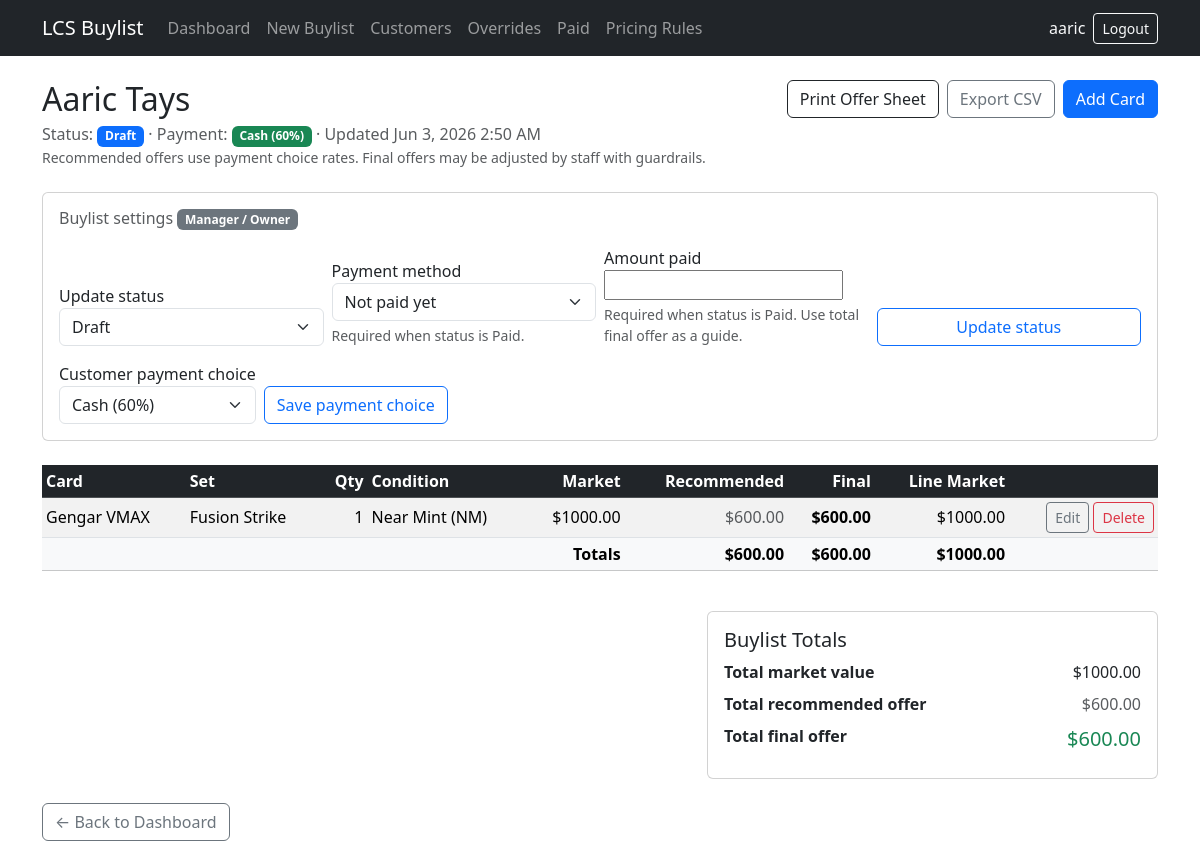
Before: /buylists/2/ (signed in) with the older database file.
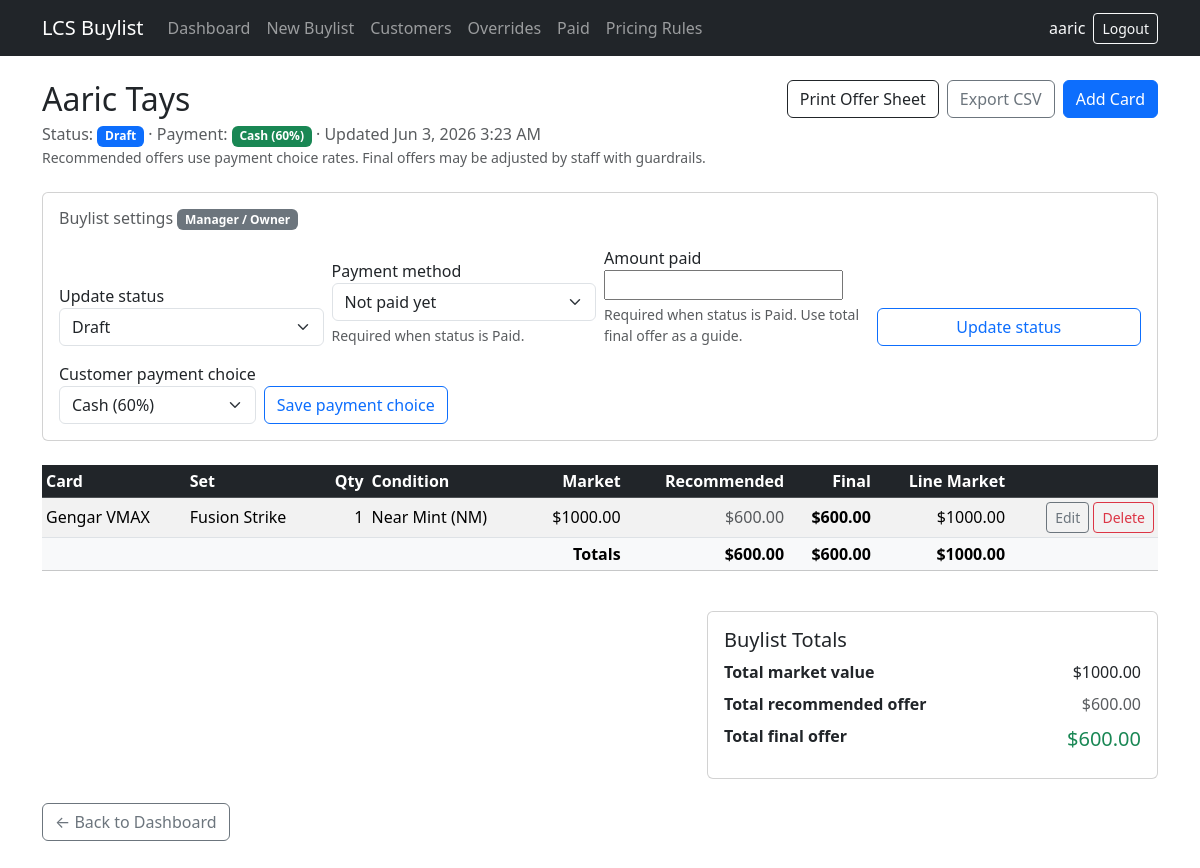
After: the same page with the newer database file.
### buylists/models.py (models this page shows, shortened)
class Buylist(models.Model):
    STATUS_DRAFT = 'draft'
    STATUS_WAITING = 'waiting'
    STATUS_ACCEPTED = 'accepted'
    STATUS_REJECTED = 'rejected'
    STATUS_PAID = 'paid'
    STATUS_CHOICES = [
        (STATUS_DRAFT, 'Draft'),
        (STATUS_WAITING, 'Waiting'),
        (STATUS_ACCEPTED, 'Accepted'),
        (STATUS_REJECTED, 'Rejected'),
        (STATUS_PAID, 'Paid'),
    ]
    PAYMENT_CASH = 'cash'
    PAYMENT_TRADE = 'trade'
    PAYMENT_CHOICES = [
        ('', 'Not selected'),
        (PAYMENT_CASH, 'Cash (60%)'),
        (PAYMENT_TRADE, 'Trade credit (70%)'),
    ]
    customer = models.ForeignKey(
        Customer,
        on_delete=models.CASCADE,
        related_name='buylists',
    )
    status = models.CharField(
        max_length=20,
        choices=STATUS_CHOICES,
        default=STATUS_DRAFT,
    )
    payment_choice = models.CharField(
        max_length=10,
        choices=PAYMENT_CHOICES,
        blank=True,
        default='',
    )
    PAYMENT_METHOD_CASH = 'cash'
    PAYMENT_METHOD_STORE_CREDIT = 'store_credit'
    PAYMENT_METHOD_TRADE = 'trade'
    PAYMENT_METHOD_MIXED = 'mixed'
    PAYMENT_METHOD_CHOICES = [
        ('', 'Not paid yet'),
        (PAYMENT_METHOD_CASH, 'Cash'),
        (PAYMENT_METHOD_STORE_CREDIT, 'Store credit'),
        (PAYMENT_METHOD_TRADE, 'Trade'),
        (PAYMENT_METHOD_MIXED, 'Mixed'),
    ]
    payment_method = models.CharField(
        max_length=20,
        choices=PAYMENT_METHOD_CHOICES,
        blank=True,
        default='',
    )
    amount_paid = models.DecimalField(
        max_digits=10,
        decimal_places=2,
        null=True,
        blank=True,
    )
    paid_at = models.DateTimeField(null=True, blank=True)
    paid_by = models.ForeignKey(
        settings.AUTH_USER_MODEL,
        on_delete=models.SET_NULL,
        null=True,
        blank=True,
        related_name='buylists_paid',
    )
    created_at = models.DateTimeField(auto_now_add=True)
    updated_at = models.DateTimeField(auto_now=True)
    class Meta:
        ordering = ['-updated_at']
    @property
    def total_market_value(self):
        return round_money(sum(item.line_market_value for item in self.items.all()))
    @property
    def total_recommended_offer_value(self):
        return round_money(
            sum(item.recommended_offer_price for item in self.items.all())
        )
    @property
    def total_final_offer_value(self):
        return round_money(sum(item.final_offer_price for item in self.items.all()))
    @property
    def override_item_count(self):
        return self.items.filter(override_at__isnull=False).count()
    @property
    def is_paid(self):
        return self.status == self.STATUS_PAID

class Customer(models.Model):
    name = models.CharField(max_length=200)
    phone = models.CharField(max_length=50, blank=True)
    email = models.EmailField(blank=True)
    notes = models.TextField(blank=True)
    class Meta:
        ordering = ['name']

class BuylistItem(models.Model):
    CONDITION_NM = 'NM'
    CONDITION_LP = 'LP'
    CONDITION_MP = 'MP'
    CONDITION_HP = 'HP'
    CONDITION_DMG = 'DMG'
    CONDITION_CHOICES = [
        (CONDITION_NM, 'Near Mint (NM)'),
        (CONDITION_LP, 'Lightly Played (LP)'),
        (CONDITION_MP, 'Moderately Played (MP)'),
        (CONDITION_HP, 'Heavily Played (HP)'),
        (CONDITION_DMG, 'Damaged (DMG)'),
    ]
    CONDITION_DEFAULTS = {
        CONDITION_NM: Decimal('1.00'),
        CONDITION_LP: Decimal('0.90'),
        CONDITION_MP: Decimal('0.75'),
        CONDITION_HP: Decimal('0.60'),
        CONDITION_DMG: Decimal('0.40'),
    }
    CASH_OFFER_PERCENT = Decimal('0.60')
    TRADE_OFFER_PERCENT = Decimal('0.70')
    buylist = models.ForeignKey(
        Buylist,
        on_delete=models.CASCADE,
        related_name='items',
    )
    card_name = models.CharField(max_length=200)
    set_name = models.CharField(max_length=200, blank=True)
    quantity = models.PositiveIntegerField(default=1)
    condition = models.CharField(
        max_length=3,
        choices=CONDITION_CHOICES,
        default=CONDITION_NM,
    )
    market_price = models.DecimalField(max_digits=10, decimal_places=2)
    condition_percent = models.DecimalField(max_digits=4, decimal_places=2)
    cash_offer_price = models.DecimalField(
        max_digits=10,
        decimal_places=2,
        editable=False,
    )
    trade_offer_price = models.DecimalField(
        max_digits=10,
        decimal_places=2,
        editable=False,
    )
    recommended_offer_price = models.DecimalField(
        max_digits=10,
        decimal_places=2,
        editable=False,
    )
    final_offer_price = models.DecimalField(max_digits=10, decimal_places=2)
    override_reason = models.TextField(blank=True)
    override_recommended_price = models.DecimalField(
        max_digits=10,
        decimal_places=2,
        null=True,
        blank=True,
        editable=False,
        help_text='Recommended offer at the time of override.',
    )
    override_final_price = models.DecimalField(
        max_digits=10,
        decimal_places=2,
        null=True,
        blank=True,
        editable=False,
        help_text='Final offer recorded at the time of override.',
    )
    override_by = models.ForeignKey(
        settings.AUTH_USER_MODEL,
        on_delete=models.SET_NULL,
        null=True,
        blank=True,
        related_name='offer_overrides',
    )
    override_at = models.DateTimeField(null=True, blank=True)
    notes = models.TextField(blank=True)
    class Meta:
        ordering = ['card_name']
    @property
    def line_market_value(self):
        return round_money(Decimal(self.quantity) * self.market_price)
    @property
    def is_offer_overridden(self):
        return self.final_offer_price > self.recommended_offer_price
    @property
    def has_override_record(self):
        return self.override_at is not None

### buylists/views.py (the view)
# urls.py: path('buylists/<int:pk>/', views.buylist_detail, name='buylist_detail'),
@employee_required
def buylist_detail(request, pk):
    buylist = get_object_or_404(
        Buylist.objects.select_related('customer', 'paid_by').prefetch_related(
            'items__override_by',
        ),
        pk=pk,
    )
    can_manage_settings = user_is_manager_or_owner(request.user)
    status_form = (
        BuylistStatusForm(instance=buylist, user=request.user)
        if can_manage_settings else None
    )
    payment_form = BuylistPaymentChoiceForm(instance=buylist) if can_manage_settings else None
    return render(request, 'buylists/buylist_detail.html', {
        'buylist': buylist,
        'status_form': status_form,
        'payment_form': payment_form,
        'can_manage_settings': can_manage_settings,
        'override_item_count': buylist.override_item_count,
    })

### buylists/templates/buylists/buylist_detail.html (shortened to what this page needs)
{% extends "buylists/base.html" %}
{% block content %}
<div class="d-flex justify-content-between align-items-start mb-4">
    <div>
        <h1 class="h2 mb-1">{{ buylist.customer.name }}</h1>
        <p class="text-muted mb-0">
            Status:
            <span class="badge bg-primary">{{ buylist.get_status_display }}</span>
            · Payment:
            {% if buylist.payment_choice == 'cash' %}
            <span class="badge bg-success">Cash (60%)</span>
            {% elif buylist.payment_choice == 'trade' %}
            <span class="badge bg-info text-dark">Trade credit (70%)</span>
            {% else %}
            <span class="badge bg-secondary">Not selected</span>
            {% endif %}
            · Updated {{ buylist.updated_at|date:"M j, Y g:i A" }}
        </p>
        <p class="text-muted small mb-0">
            Recommended offers use payment choice rates. Final offers may be adjusted by staff with guardrails.
        </p>
    </div>
    <div class="d-flex gap-2 flex-wrap">
        <a href="{% url 'buylists:buylist_offer_sheet' pk=buylist.pk %}" class="btn btn-outline-dark" target="_blank">Print Offer Sheet</a>
        <a href="{% url 'buylists:buylist_export_csv' pk=buylist.pk %}" class="btn btn-outline-secondary">Export CSV</a>
        <a href="{% url 'buylists:buylistitem_create' buylist_pk=buylist.pk %}" class="btn btn-primary">Add Card</a>
    </div>
</div>
{% if can_manage_settings %}
<div class="card mb-4">
    <div class="card-body">
        <h2 class="h6 text-muted mb-3">Buylist settings <span class="badge bg-secondary">Manager / Owner</span></h2>
        <form method="post" action="{% url 'buylists:buylist_update_status' pk=buylist.pk %}" class="mb-3">
            <div class="row g-2 align-items-end">
                <div class="col-md-3">
                    <label class="form-label mb-0">{{ status_form.status.label }}</label>
                    {{ status_form.status }}
                </div>
                <div class="col-md-3">
                    <label class="form-label mb-0">{{ status_form.payment_method.label }}</label>
                    {{ status_form.payment_method }}
                    {% if status_form.payment_method.help_text %}
                    <div class="form-text">{{ status_form.payment_method.help_text }}</div>
                    {% endif %}
                </div>
                <div class="col-md-3">
                    <label class="form-label mb-0">{{ status_form.amount_paid.label }}</label>
                    {{ status_form.amount_paid }}
                    {% if status_form.amount_paid.help_text %}
                    <div class="form-text">{{ status_form.amount_paid.help_text }}</div>
                    {% endif %}
                </div>
                <div class="col-md-3">
                    <button type="submit" class="btn btn-outline-primary w-100">Update status</button>
                </div>
            </div>
        </form>
        <form method="post" action="{% url 'buylists:buylist_update_payment_choice' pk=buylist.pk %}" class="row g-2 align-items-end">
            <div class="col-auto">
                <label class="form-label mb-0">{{ payment_form.payment_choice.label }}</label>
                {{ payment_form.payment_choice }}
            </div>
            <div class="col-auto">
                <button type="submit" class="btn btn-outline-primary">Save payment choice</button>
            </div>
        </form>
    </div>
</div>
{% else %}
<p class="text-muted small mb-4">Status and payment settings can be changed by a Manager or Owner.</p>
{% endif %}
{% if buylist.items.all %}
<div class="table-responsive mb-4">
    <table class="table table-striped table-hover align-middle table-sm">
        <thead class="table-dark">
            <tr>
                <th>Card</th>
                <th>Set</th>
                <th class="text-end">Qty</th>
                <th>Condition</th>
                <th class="text-end">Market</th>
                <th class="text-end">Recommended</th>
                <th class="text-end">Final</th>
                <th class="text-end">Line Market</th>
                <th></th>
            </tr>
        </thead>
        <tbody>
            {% for item in buylist.items.all %}
            <tr>
                <td>
                    {{ item.card_name }}
                </td>
                <td>{{ item.set_name|default:"—" }}</td>
                <td class="text-end">{{ item.quantity }}</td>
                <td>{{ item.get_condition_display }}</td>
                <td class="text-end">${{ item.market_price }}</td>
                <td class="text-end text-muted">${{ item.recommended_offer_price }}</td>
                <td class="text-end fw-semibold">${{ item.final_offer_price }}</td>
                <td class="text-end">${{ item.line_market_value }}</td>
                <td class="text-end text-nowrap">
                    <a href="{% url 'buylists:buylistitem_edit' buylist_pk=buylist.pk pk=item.pk %}" class="btn btn-sm btn-outline-secondary">Edit</a>
                    <a href="{% url 'buylists:buylistitem_delete' buylist_pk=buylist.pk pk=item.pk %}" class="btn btn-sm btn-outline-danger">Delete</a>
                </td>
            </tr>
            {% endfor %}
        </tbody>
        <tfoot class="table-light fw-semibold">
            <tr>
                <td colspan="5" class="text-end">Totals</td>
                <td class="text-end">${{ buylist.total_recommended_offer_value }}</td>
                <td class="text-end">${{ buylist.total_final_offer_value }}</td>
                <td class="text-end">${{ buylist.total_market_value }}</td>
                <td></td>
            </tr>
        </tfoot>
    </table>
</div>
<div class="row justify-content-end">
    <div class="col-md-5">
        <div class="card">
            <div class="card-body">
                <h2 class="h5 card-title">Buylist Totals</h2>
                <dl class="row mb-0">
                    <dt class="col-7">Total market value</dt>
                    <dd class="col-5 text-end">${{ buylist.total_market_value }}</dd>
                    <dt class="col-7">Total recommended offer</dt>
                    <dd class="col-5 text-end text-muted">${{ buylist.total_recommended_offer_value }}</dd>
                    <dt class="col-7">Total final offer</dt>
                    <dd class="col-5 text-end text-success fs-5">${{ buylist.total_final_offer_value }}</dd>
                </dl>
            </div>
        </div>
    </div>
</div>
{% else %}
<div class="alert alert-info">
    No cards on this buylist yet.
    <a href="{% url 'buylists:buylistitem_create' buylist_pk=buylist.pk %}">Add the first card</a>.
</div>
{% endif %}
<p class="mt-4">
    <a href="{% url 'buylists:dashboard' %}" class="btn btn-outline-secondary">← Back to Dashboard</a>
</p>
{% endblock %}

### buylists/templates/buylists/base.html (shortened to what this page needs)
<!DOCTYPE html>
<html lang="en">
<head>
    <link href="https://cdn.jsdelivr.net/npm/bootstrap@5.3.3/dist/css/bootstrap.min.css" rel="stylesheet">
</head>
<body>
    <nav class="navbar navbar-expand-lg navbar-dark bg-dark mb-4 no-print">
        <div class="container">
            <a class="navbar-brand" href="{% url 'buylists:dashboard' %}">LCS Buylist</a>
            {% if nav_is_authenticated %}
            <div class="collapse navbar-collapse" id="navbarNav">
                <ul class="navbar-nav me-auto">
                    <li class="nav-item">
                        <a class="nav-link" href="{% url 'buylists:dashboard' %}">Dashboard</a>
                    </li>
                    <li class="nav-item">
                        <a class="nav-link" href="{% url 'buylists:buylist_create' %}">New Buylist</a>
                    </li>
                    <li class="nav-item">
                        <a class="nav-link" href="{% url 'buylists:customer_list' %}">Customers</a>
                    </li>
                    {% if nav_can_view_override_report %}
                    <li class="nav-item">
                        <a class="nav-link" href="{% url 'buylists:override_report' %}">Overrides</a>
                    </li>
                    {% endif %}
                    {% if nav_can_view_paid_report %}
                    <li class="nav-item">
                        <a class="nav-link" href="{% url 'buylists:paid_report' %}">Paid</a>
                    </li>
                    {% endif %}
                    {% if nav_is_owner %}
                    <li class="nav-item">
                        <a class="nav-link" href="{% url 'buylists:pricing_rule_list' %}">Pricing Rules</a>
                    </li>
                    {% endif %}
                </ul>
                <ul class="navbar-nav align-items-lg-center gap-lg-2">
                    <li class="nav-item">
                        <span class="navbar-text text-light">
                            {{ nav_username }}
                        </span>
                    </li>
                    <li class="nav-item">
                        <form method="post" action="{% url 'buylists:logout' %}" class="d-inline">
                            <button type="submit" class="btn btn-outline-light btn-sm">Logout</button>
                        </form>
                    </li>
                </ul>
            </div>
            {% endif %}
        </div>
    </nav>
    <main class="container pb-5">
        {% block content %}{% endblock %}
    </main>
</body>
</html>

Changed rows visible on the page:
changed Buylist "Draft": updated_at "Jun 3, 2026 2:50 AM" → "Jun 3, 2026 3:23 AM"
